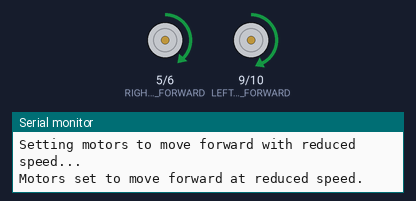
The sketch below on a simulated Arduino Uno, built with avr-gcc and run on an emulated ATmega328P. On the bench: motor-driver pin pairs drawn as motors (green arrow = first pin HIGH = forward, orange = second pin HIGH = backward, longer = more drive), the last lines printed to the serial monitor.

Above: at 5.1 s.
At 10.2 s:
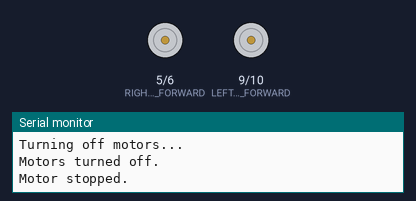
Timing chart, 0 to 11.7 s (numbered marks = the images above):
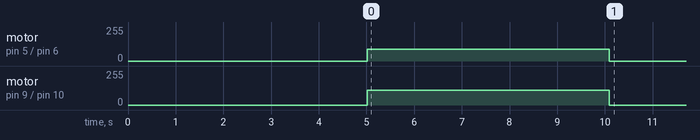

The sketch:

motor_straight_stop.ino
```cpp
// 모터 제어 핀 설정
#define LEFT_MOTOR_FORWARD 9
#define LEFT_MOTOR_BACKWARD 10
#define RIGHT_MOTOR_FORWARD 5
#define RIGHT_MOTOR_BACKWARD 6

void setup() {
  // 시리얼 모니터 시작
  Serial.begin(9600);  // 시리얼 모니터의 baud rate를 9600으로 설정
  delay(5000);

  // 모터 제어 핀을 출력으로 설정
  pinMode(LEFT_MOTOR_FORWARD, OUTPUT);
  pinMode(LEFT_MOTOR_BACKWARD, OUTPUT);
  pinMode(RIGHT_MOTOR_FORWARD, OUTPUT);
  pinMode(RIGHT_MOTOR_BACKWARD, OUTPUT);

  // 모터를 5초 동안 느리게 직진 시킴
  Serial.println("Starting motor movement...");
  driveForward();  // 모터를 전진
  Serial.println("Motor is moving forward");
  delay(5000); // 5초 직진
  Serial.println("Stopping motor...");
  stopMotors(); // 정지
  Serial.println("Motor stopped.");
}

void loop() {
  // loop()는 비워 두어도 됩니다. setup()에서 동작하도록 설정했으므로 반복적으로 실행되지 않음.
}

// 직진 함수 (속도를 낮추어 실행)
void driveForward() {
  // 왼쪽 모터와 오른쪽 모터가 전진하는 명령을 보냄
  Serial.println("Setting motors to move forward with reduced speed...");
  analogWrite(LEFT_MOTOR_FORWARD, 110);  // 왼쪽모터
  digitalWrite(LEFT_MOTOR_BACKWARD, LOW);
  analogWrite(RIGHT_MOTOR_FORWARD, 90);  // 오른쪽 모터
  digitalWrite(RIGHT_MOTOR_BACKWARD, LOW);
  Serial.println("Motors set to move forward at reduced speed.");
}

// 모터 정지 함수
void stopMotors() {
  // 모터를 정지시킴
  Serial.println("Turning off motors...");
  digitalWrite(LEFT_MOTOR_FORWARD, LOW);
  digitalWrite(LEFT_MOTOR_BACKWARD, LOW);
  digitalWrite(RIGHT_MOTOR_FORWARD, LOW);
  digitalWrite(RIGHT_MOTOR_BACKWARD, LOW);
  Serial.println("Motors turned off.");
}
```
